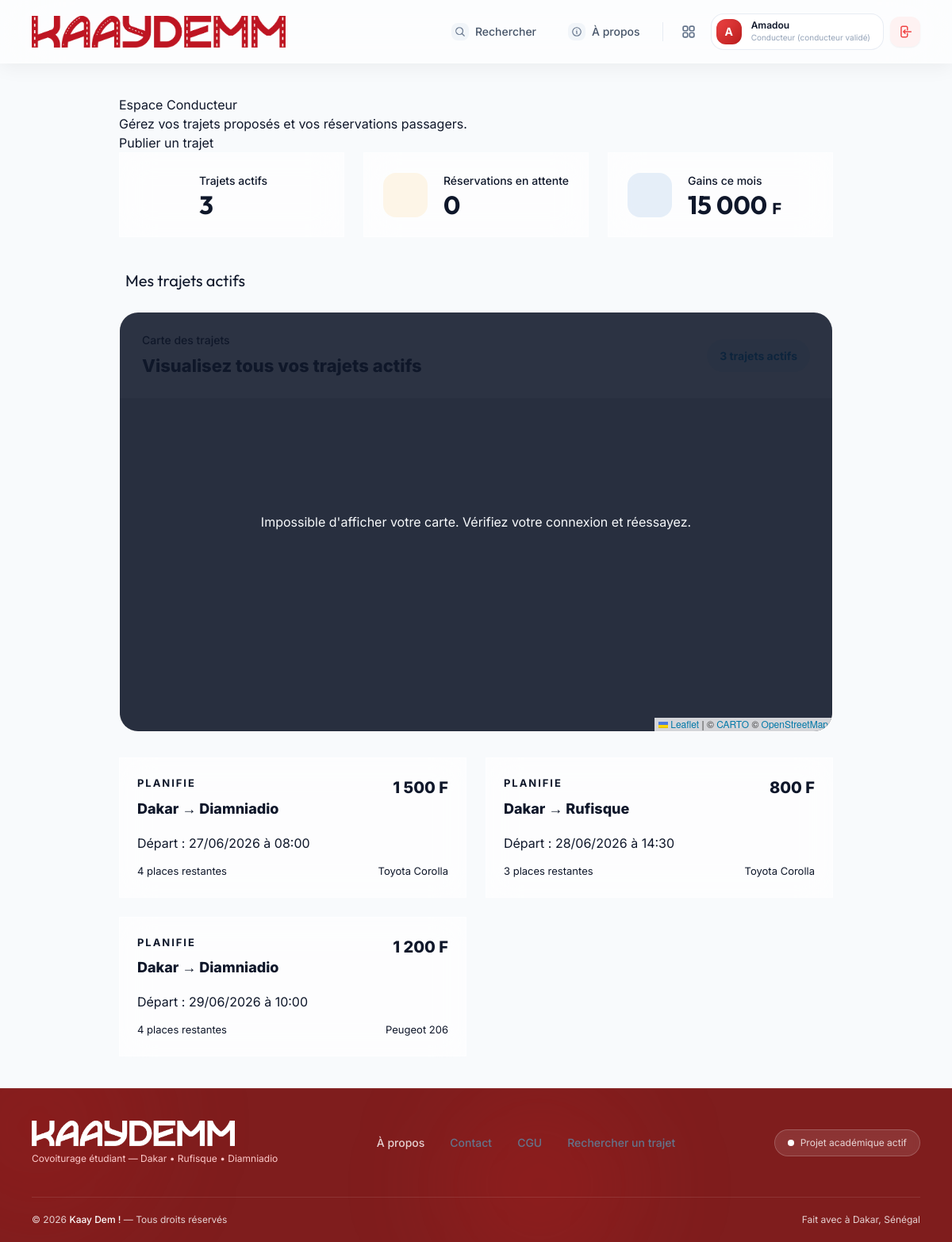
/public/conducteur/dashboard (signed in), run on the app's committed database.
### tables this page shows
CREATE TABLE trajets (
    id INT AUTO_INCREMENT PRIMARY KEY,
    conducteur_id INT NOT NULL,
    vehicule_id INT NOT NULL,
    ville_depart VARCHAR(100) NOT NULL,
    point_depart VARCHAR(150) NULL,
    ville_arrivee VARCHAR(100) NOT NULL,
    point_arrivee VARCHAR(150) NULL,
    date_trajet DATE NOT NULL,
    heure_depart TIME NOT NULL,
    prix_par_place DECIMAL(10, 2) NOT NULL,
    places_disponibles INT NOT NULL,
    places_totales INT NOT NULL,
    description TEXT NULL,
    climatisation BOOLEAN DEFAULT FALSE,
    musique BOOLEAN DEFAULT TRUE,
    fumeur BOOLEAN DEFAULT FALSE,
    statut ENUM('planifie', 'en_cours', 'termine', 'annule') DEFAULT 'planifie',
    date_creation DATETIME DEFAULT CURRENT_TIMESTAMP,
    FOREIGN KEY (conducteur_id) REFERENCES utilisateurs(id) ON DELETE CASCADE,
    FOREIGN KEY (vehicule_id) REFERENCES vehicules(id) ON DELETE RESTRICT
);

CREATE TABLE vehicules (
    id INT AUTO_INCREMENT PRIMARY KEY,
    conducteur_id INT NOT NULL,
    marque VARCHAR(50) NOT NULL,
    modele VARCHAR(50) NOT NULL,
    couleur VARCHAR(30) NOT NULL,
    immatriculation VARCHAR(20) NOT NULL,
    nombre_places INT NOT NULL DEFAULT 4,
    date_ajout DATETIME DEFAULT CURRENT_TIMESTAMP,
    FOREIGN KEY (conducteur_id) REFERENCES utilisateurs(id) ON DELETE CASCADE
);

### app/controllers/ConducteurController.php (called while the page is built, shortened)
<?php
class ConducteurController extends Controller {
    private $trajetModel;
    private $reservationModel;
    public function __construct() {
        $this->trajetModel = $this->model('Trajet');
        $this->reservationModel = $this->model('Reservation');
    }
    public function dashboard() {
        $trajets = $this->trajetModel->getByConducteur($_SESSION['user_id']);
        $activeTrajets = array_values(array_filter($trajets, function($trajet) {
            return in_array($trajet->statut, ['planifie', 'en_cours'], true);
        }));
        $pendingReservations = $this->reservationModel->getPendingByConducteur($_SESSION['user_id']);
        $data = [
            'titre' => 'Espace Conducteur',
            'trajets_actifs' => count($activeTrajets),
            'gains_mois' => 15000,
            'reservations_attente' => is_array($pendingReservations) ? count($pendingReservations) : 0,
            'trajets' => $activeTrajets
        ];
        $this->render('conducteur/dashboard', $data);
    }
}

### public/index.php (called while the page is built, shortened)
<?php
require_once '../app/core/Database.php';
require_once '../app/core/Controller.php';
require_once '../app/core/Router.php';
$router = new Router();
$router->get('/', 'HomeController', 'index');
$router->get('/a-propos', 'HomeController', 'about');
$router->get('/contact', 'HomeController', 'contact');
$router->get('/auth/connexion', 'AuthController', 'loginForm');
$router->post('/auth/connexion', 'AuthController', 'login');
$router->get('/auth/inscription', 'AuthController', 'registerForm');
$router->post('/auth/inscription', 'AuthController', 'register');
$router->get('/auth/deconnexion', 'AuthController', 'logout');
$router->get('/trajets/recherche', 'TrajetController', 'searchForm');
$router->get('/trajets/resultats', 'TrajetController', 'searchResults');
$router->get('/trajets/detail/{id}', 'TrajetController', 'detail');
$router->get('/passager/dashboard', 'PassagerController', 'dashboard');
$router->get('/passager/reservations', 'PassagerController', 'reservations');
$router->get('/passager/reservation/{id}', 'PassagerController', 'reservation');
$router->get('/passager/reserver/{trajet_id}', 'PassagerController', 'reserverTrajet');
$router->post('/passager/reserver/{trajet_id}', 'PassagerController', 'reserverTrajet');
$router->get('/conducteur/dashboard', 'ConducteurController', 'dashboard');
$router->get('/conducteur/trajets', 'ConducteurController', 'mesTrajets');
$router->get('/conducteur/trajets/nouveau', 'ConducteurController', 'nouveauTrajetForm');
$router->post('/conducteur/trajets/nouveau', 'ConducteurController', 'creerTrajet');
$router->get('/conducteur/reservations', 'ConducteurController', 'reservations');
$router->post('/conducteur/reservation/{reservation_id}/accept', 'ConducteurController', 'acceptReservation');
$router->post('/conducteur/reservation/{reservation_id}/reject', 'ConducteurController', 'rejectReservation');
$router->get('/profil', 'ProfilController', 'index');
$router->get('/admin/dashboard', 'AdminController', 'dashboard');
$router->get('/admin/trajets', 'AdminController', 'trajets');
$router->post('/admin/validerConducteur/{id}', 'AdminController', 'validerConducteur');
$router->post('/admin/refuserConducteur/{id}', 'AdminController', 'refuserConducteur');
$uri = $_SERVER['REQUEST_URI'];
$method = $_SERVER['REQUEST_METHOD'];
$router->dispatch($uri, $method);

### app/core/Database.php (called while the page is built, shortened)
<?php
class Database {
    private $host = DB_HOST;
    private $user = DB_USER;
    private $pass = DB_PASS;
    private $dbname = DB_NAME;
    private $dbh;
    private $stmt;
    public function __construct() {
        $dsn = 'mysql:host=' . $this->host . ';dbname=' . $this->dbname . ';charset=utf8mb4';
        $options = array(
            PDO::ATTR_PERSISTENT => true,
            PDO::ATTR_ERRMODE => PDO::ERRMODE_EXCEPTION,
            PDO::ATTR_DEFAULT_FETCH_MODE => PDO::FETCH_OBJ
        );
        try {
            $this->dbh = new PDO($dsn, $this->user, $this->pass, $options);
        } catch(PDOException $e) {
            $this->error = $e->getMessage();
            echo "Erreur de connexion : " . $this->error;
            exit;
        }
    }
    public function query($sql) {
        $this->stmt = $this->dbh->prepare($sql);
    }
    public function bind($param, $value, $type = null) {
        if(is_null($type)) {
            switch(true) {
                case is_int($value):
                    $type = PDO::PARAM_INT;
                    break;
                default:
                    $type = PDO::PARAM_STR;
            }
        }
        $this->stmt->bindValue($param, $value, $type);
    }
    public function execute() {
        return $this->stmt->execute();
    }
    public function resultSet() {
        $this->execute();
        return $this->stmt->fetchAll();
    }
}

### app/models/Trajet.php (called while the page is built, shortened)
<?php
class Trajet {
    private $db;
    public function __construct() {
        $this->db = new Database();
    }
    public function getByConducteur($conducteurId) {
        $this->db->query("SELECT t.*, u.nom as conducteur_nom, u.prenom as conducteur_prenom, v.marque, v.modele
                          FROM trajets t
                          JOIN utilisateurs u ON t.conducteur_id = u.id
                          JOIN vehicules v ON t.vehicule_id = v.id
                          WHERE t.conducteur_id = :conducteur_id
                          ORDER BY t.date_trajet ASC, t.heure_depart ASC");
        $this->db->bind(':conducteur_id', $conducteurId);
        return $this->db->resultSet();
    }
}

### app/views/conducteur/dashboard.php (the view, shortened to what this page needs)
<div style="max-width: 1100px; margin: 40px auto; padding: 0 20px;">
    <div class="page-header">
        <div class="page-title-group">
            <div>
                <h1>Espace Conducteur</h1>
                <p>Gérez vos trajets proposés et vos réservations passagers.</p>
            </div>
        </div>
        <a href="<?= BASE_URL ?>conducteur/trajets/nouveau" class="btn btn-primary">
            <i data-lucide="plus-circle"></i> Publier un trajet
        </a>
    </div>
    <div style="display: grid; grid-template-columns: repeat(3, 1fr); gap: 24px; margin-bottom: 40px;">
        <div class="glass-panel" style="padding: 24px; display: flex; align-items: center; gap: 20px;">
            <div style="width: 56px; height: 56px; background: var(--kd-primary-light); color: var(--kd-primary); border-radius: 16px; display: flex; align-items: center; justify-content: center;">
            </div>
            <div>
                <div style="color: var(--text-muted); font-size: 14px; font-weight: 500;">Trajets actifs</div>
                <div style="font-family: 'Outfit'; font-size: 32px; font-weight: 700; color: var(--text-main); line-height: 1; margin-top: 4px;"><?= $trajets_actifs ?></div>
            </div>
        </div>
        <div class="glass-panel" style="padding: 24px; display: flex; align-items: center; gap: 20px;">
            <div style="width: 56px; height: 56px; background: rgba(249, 168, 37, 0.1); color: var(--kd-accent-dark); border-radius: 16px; display: flex; align-items: center; justify-content: center;">
            </div>
            <div>
                <div style="color: var(--text-muted); font-size: 14px; font-weight: 500;">Réservations en attente</div>
                <div style="font-family: 'Outfit'; font-size: 32px; font-weight: 700; color: var(--text-main); line-height: 1; margin-top: 4px;"><?= $reservations_attente ?></div>
            </div>
        </div>
        <div class="glass-panel" style="padding: 24px; display: flex; align-items: center; gap: 20px;">
            <div style="width: 56px; height: 56px; background: rgba(21, 101, 192, 0.1); color: #1565C0; border-radius: 16px; display: flex; align-items: center; justify-content: center;">
            </div>
            <div>
                <div style="color: var(--text-muted); font-size: 14px; font-weight: 500;">Gains ce mois</div>
                <div style="font-family: 'Outfit'; font-size: 32px; font-weight: 700; color: var(--kd-primary); line-height: 1; margin-top: 4px;"><?= number_format($gains_mois, 0, ',', ' ') ?> <span style="font-size:20px;">F</span></div>
            </div>
        </div>
    </div>
    <h3 style="font-size: 20px; margin-bottom: 24px; font-family: 'Outfit'; display: flex; align-items: center; gap: 8px;">
        <i data-lucide="calendar-check" width="20" height="20" style="color:var(--text-muted);"></i> Mes trajets actifs
    </h3>
    <?php if(!empty($trajets)): ?>
        <div class="glass-panel" style="margin-bottom: 32px; padding: 0; overflow: hidden; border-radius: 24px;">
            <div style="padding: 24px 28px; display:flex; justify-content:space-between; align-items:center; gap:16px; background: var(--kd-bg);">
                <div>
                    <div style="color: var(--text-muted); font-size: 14px; font-weight: 500; margin-bottom: 6px;">Carte des trajets</div>
                    <h2 style="font-size: 22px; font-weight: 800; margin: 0;">Visualisez tous vos trajets actifs</h2>
                </div>
                <span style="background: rgba(14, 165, 233, 0.1); color: #0284c7; padding: 10px 16px; border-radius: 999px; font-size: 14px; font-weight: 700;">
                </span>
            </div>
            <div id="conducteur-trajets-map" style="width:100%; height:420px;"></div>
            <div id="conducteur-map-error" style="display:none; position:absolute; inset:0; background:rgba(15,23,42,0.88); color:#F8FAFC; display:flex; align-items:center; justify-content:center; text-align:center; padding:24px; font-size:16px;">
                Impossible d'afficher votre carte. Vérifiez votre connexion et réessayez.
            </div>
        </div>
        <div style="display: grid; grid-template-columns: repeat(auto-fit, minmax(320px, 1fr)); gap: 24px;">
            <?php foreach($trajets as $trajet): ?>
                <div class="glass-panel" style="padding: 22px;">
                    <div style="display: flex; justify-content: space-between; align-items: flex-start; gap: 16px; margin-bottom: 18px;">
                        <div>
                            <div style="font-size: 13px; font-weight: 700; text-transform: uppercase; letter-spacing: 0.15em; color: var(--kd-primary); margin-bottom: 8px;"><?= htmlspecialchars($trajet->statut) ?></div>
                            <h3 style="margin:0; font-size: 18px; font-weight: 800;"><?= htmlspecialchars($trajet->ville_depart) ?> → <?= htmlspecialchars($trajet->ville_arrivee) ?></h3>
                        </div>
                        <div style="font-size: 20px; font-weight: 800; color: var(--kd-primary);"><?= number_format($trajet->prix_par_place, 0, ',', ' ') ?> F</div>
                    </div>
                    <p style="color: var(--text-muted); margin-bottom: 14px;">Départ : <?= date('d/m/Y', strtotime($trajet->date_trajet)) ?> à <?= substr($trajet->heure_depart, 0, 5) ?></p>
                    <div style="display:flex; justify-content:space-between; gap:10px; font-size:13px; color:var(--text-muted);">
                        <span><i data-lucide="users" width="14" height="14" style="vertical-align:middle;"></i> <?= $trajet->places_disponibles ?> places restantes</span>
                        <span><i data-lucide="truck" width="14" height="14" style="vertical-align:middle;"></i> <?= htmlspecialchars($trajet->marque . ' ' . $trajet->modele) ?></span>
                    </div>
                </div>
            <?php endforeach; ?>
        </div>
    <?php endif; ?>
</div>
<?php if(!empty($trajets)): ?>
    <link rel="stylesheet" href="https://unpkg.com/leaflet@1.9.4/dist/leaflet.css" />
<?php endif; ?>

### app/core/Router.php (shortened to what this page needs)
<?php
class Router {
    protected $routes = [];
    public function add($method, $uri, $controller, $action) {
        $uriPattern = preg_replace('/\{([a-zA-Z0-9_]+)\}/', '(?P<\1>[a-zA-Z0-9_-]+)', $uri);
        $uriPattern = '#^' . $uriPattern . '$#';
        $this->routes[] = [
            'method' => strtoupper($method),
            'uri' => $uri,
            'pattern' => $uriPattern,
            'controller' => $controller,
            'action' => $action
        ];
    }
    public function dispatch($uri, $method) {
        if (!empty($_GET['url'])) {
            $uri = '/' . trim($_GET['url'], '/');
        } else {
            $uri = parse_url($uri, PHP_URL_PATH);
        }
        $uri = '/' . trim($uri, '/');
        $uri = $uri === '/' ? '/' : $uri;
        foreach ($this->routes as $route) {
            if ($route['method'] === $method && preg_match($route['pattern'], $uri, $matches)) {
                $action = $route['action'];
                $controller = new $controllerClass();
                $params = [];
                call_user_func_array([$controller, $action], $params);
                return;
            }
        }
    }
}

### public/assets/css/style.css (style rules this page uses)
html, body { overflow-x: hidden; }

### app/views/layouts/base.php (style rules this page uses)
.glass-panel { background: rgba(255, 255, 255, 0.65); backdrop-filter: blur(20px); -webkit-backdrop-filter: blur(20px); border: 1px solid rgba(255, 255, 255, 0.5); }

### data on the page
trajets: statut "PLANIFIE", ville_depart "Dakar", ville_arrivee "Diamniadio", prix_par_place "1 500", date_trajet "27/06/2026", heure_depart "08:00", places_disponibles "4", vehicule.modele "Toyota Corolla"
trajets: statut "PLANIFIE", ville_depart "Dakar", ville_arrivee "Rufisque", prix_par_place "800", date_trajet "28/06/2026", heure_depart "14:30", places_disponibles "3", vehicule.modele "Toyota Corolla"
trajets: statut "PLANIFIE", ville_depart "Dakar", ville_arrivee "Diamniadio", prix_par_place "1 200", date_trajet "29/06/2026", heure_depart "10:00", places_disponibles "4", vehicule.modele "Peugeot 206"
